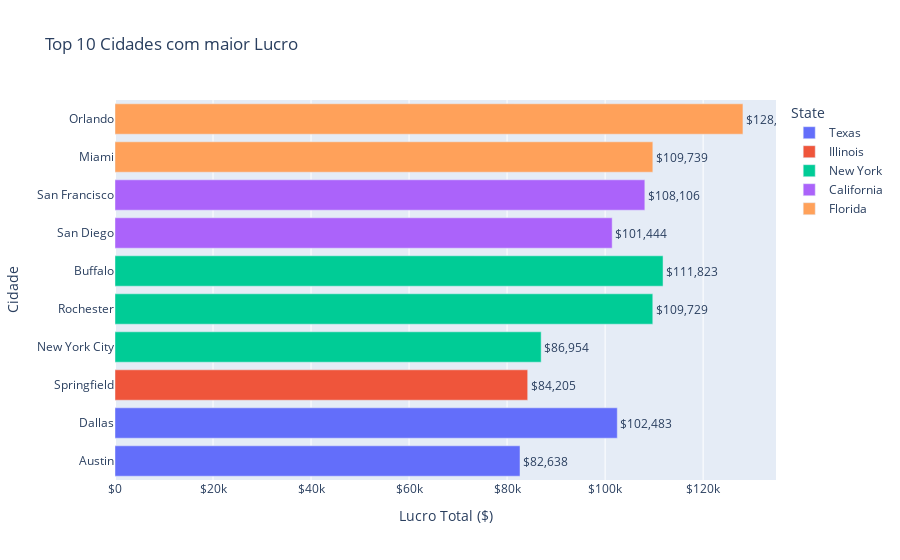

Here is the notebook cell this chart was saved with:
### Code cell
# Gráfico 2: Cidades com maior lucro
fig2 = px.bar(
    top_lucro,
    y='City',
    x='Profit',
    color='State',
    orientation='h',
    title='Top 10 Cidades com maior Lucro',
    labels={'Profit': 'Lucro Total ($)', 'City': 'Cidade'},
    text='Profit'
)

fig2.update_traces(texttemplate='$%{text:,.0f}', textposition='outside')
fig2.update_layout(xaxis_tickprefix='$')
fig2.show()

### Figure 1 — Plotly figure (JSON) as saved in the notebook; plotly's stock layout.template omitted (floating-point values rounded to 4 significant figures)
{"data": [{"hovertemplate": "State=Texas<br>Lucro Total ($)=%{text}<br>Cidade=%{y}<extra></extra>", "legendgroup": "Texas", "marker": {"color": "#636efa", "pattern": {"shape": ""}}, "name": "Texas", "orientation": "h", "showlegend": true, "text": [82640.0, 102500.0], "textposition": "outside", "texttemplate": "$%{text:,.0f}", "type": "bar", "x": [82638, 102483], "xaxis": "x", "y": ["Austin", "Dallas"], "yaxis": "y"}, {"hovertemplate": "State=Illinois<br>Lucro Total ($)=%{text}<br>Cidade=%{y}<extra></extra>", "legendgroup": "Illinois", "marker": {"color": "#EF553B", "pattern": {"shape": ""}}, "name": "Illinois", "orientation": "h", "showlegend": true, "text": [84200.0], "textposition": "outside", "texttemplate": "$%{text:,.0f}", "type": "bar", "x": [84205], "xaxis": "x", "y": ["Springfield"], "yaxis": "y"}, {"hovertemplate": "State=New York<br>Lucro Total ($)=%{text}<br>Cidade=%{y}<extra></extra>", "legendgroup": "New York", "marker": {"color": "#00cc96", "pattern": {"shape": ""}}, "name": "New York", "orientation": "h", "showlegend": true, "text": [86950.0, 109700.0, 111800.0], "textposition": "outside", "texttemplate": "$%{text:,.0f}", "type": "bar", "x": [86954, 109729, 111823], "xaxis": "x", "y": ["New York City", "Rochester", "Buffalo"], "yaxis": "y"}, {"hovertemplate": "State=California<br>Lucro Total ($)=%{text}<br>Cidade=%{y}<extra></extra>", "legendgroup": "California", "marker": {"color": "#ab63fa", "pattern": {"shape": ""}}, "name": "California", "orientation": "h", "showlegend": true, "text": [101400.0, 108100.0], "textposition": "outside", "texttemplate": "$%{text:,.0f}", "type": "bar", "x": [101444, 108106], "xaxis": "x", "y": ["San Diego", "San Francisco"], "yaxis": "y"}, {"hovertemplate": "State=Florida<br>Lucro Total ($)=%{text}<br>Cidade=%{y}<extra></extra>", "legendgroup": "Florida", "marker": {"color": "#FFA15A", "pattern": {"shape": ""}}, "name": "Florida", "orientation": "h", "showlegend": true, "text": [109700.0, 128100.0], "textposition": "outside", "texttemplate": "$%{text:,.0f}", "type": "bar", "x": [109739, 128125], "xaxis": "x", "y": ["Miami", "Orlando"], "yaxis": "y"}], "layout": {"barmode": "relative", "legend": {"title": {"text": "State"}, "tracegroupgap": 0}, "title": {"text": "Top 10 Cidades com maior Lucro"}, "xaxis": {"anchor": "y", "domain": [0, 1], "tickprefix": "$", "title": {"text": "Lucro Total ($)"}}, "yaxis": {"anchor": "x", "domain": [0, 1], "title": {"text": "Cidade"}}}}
